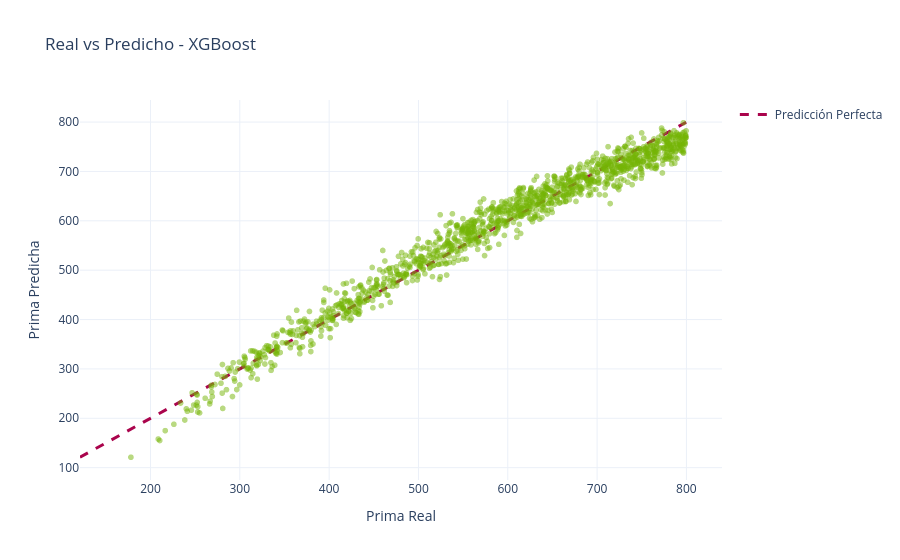

Source (notebook cell):
### Code cell
# =========================================================
# 13. GRÁFICO REAL vs PREDICHO (PLOTLY) + GUARDADO PNG
# =========================================================

COLORES = {
    'Verde_Fuerte': '#74b404', 
    'Verde_Claro':  '#cdfc7d', 
    'Rojo_Corp':    '#aa044c', 
    'Morado_Os':    '#876784',
    'Morado_Cl':    '#b09eae'
}

y_pred = best_xgb.predict(X_test)

df_plot = pd.DataFrame({
    "Prima_real": y_test.values,
    "Prima_predicha": y_pred
})

fig = px.scatter(
    df_plot,
    x="Prima_real",
    y="Prima_predicha",
    opacity=0.5,
    color_discrete_sequence=[COLORES["Verde_Fuerte"]],
    labels={
        "Prima_real": "Prima Real",
        "Prima_predicha": "Prima Predicha"
    },
    title="Real vs Predicho - XGBoost"
)

# Línea perfecta (y = x)
min_val = min(df_plot.min())
max_val = max(df_plot.max())

fig.add_trace(
    go.Scatter(
        x=[min_val, max_val],
        y=[min_val, max_val],
        mode="lines",
        line=dict(
            color=COLORES["Rojo_Corp"],
            dash="dash",
            width=3
        ),
        name="Predicción Perfecta"
    )
)

fig.update_layout(template="plotly_white")

fig.show()

# Carpeta de salida para los gráficos
CARPETA_SALIDA = "Graficos_Informe"
os.makedirs(CARPETA_SALIDA, exist_ok=True)

def guardar_grafico(fig, nombre_archivo):
    ruta = os.path.join(CARPETA_SALIDA, f"{nombre_archivo}.png")
    fig.write_image(ruta, width=1200, height=800, scale=2)
    print(f"Gráfico guardado en: {ruta}")

guardar_grafico(fig, "real_vs_predicho_xgboost")

### Figure 1 — Plotly figure (JSON) as saved in the notebook; plotly's stock layout.template omitted (floating-point values rounded to 4 significant figures; data arrays with more than 128 entries replaced by an {"elided": "..."} marker saying what was removed)
{"data": [{"hovertemplate": "Prima Real=%{x}<br>Prima Predicha=%{y}<extra></extra>", "legendgroup": "", "marker": {"color": "#74b404", "opacity": 0.5, "symbol": "circle"}, "mode": "markers", "name": "", "showlegend": false, "type": "scattergl", "x": {"elided": "1328 float values"}, "xaxis": "x", "y": {"elided": "1328 float values"}, "yaxis": "y"}, {"line": {"color": "#aa044c", "dash": "dash", "width": 3}, "mode": "lines", "name": "Predicción Perfecta", "type": "scatter", "x": [121.1, 799.7], "y": [121.1, 799.7]}], "layout": {"legend": {"tracegroupgap": 0}, "title": {"text": "Real vs Predicho - XGBoost"}, "xaxis": {"anchor": "y", "domain": [0, 1], "title": {"text": "Prima Real"}}, "yaxis": {"anchor": "x", "domain": [0, 1], "title": {"text": "Prima Predicha"}}}}
